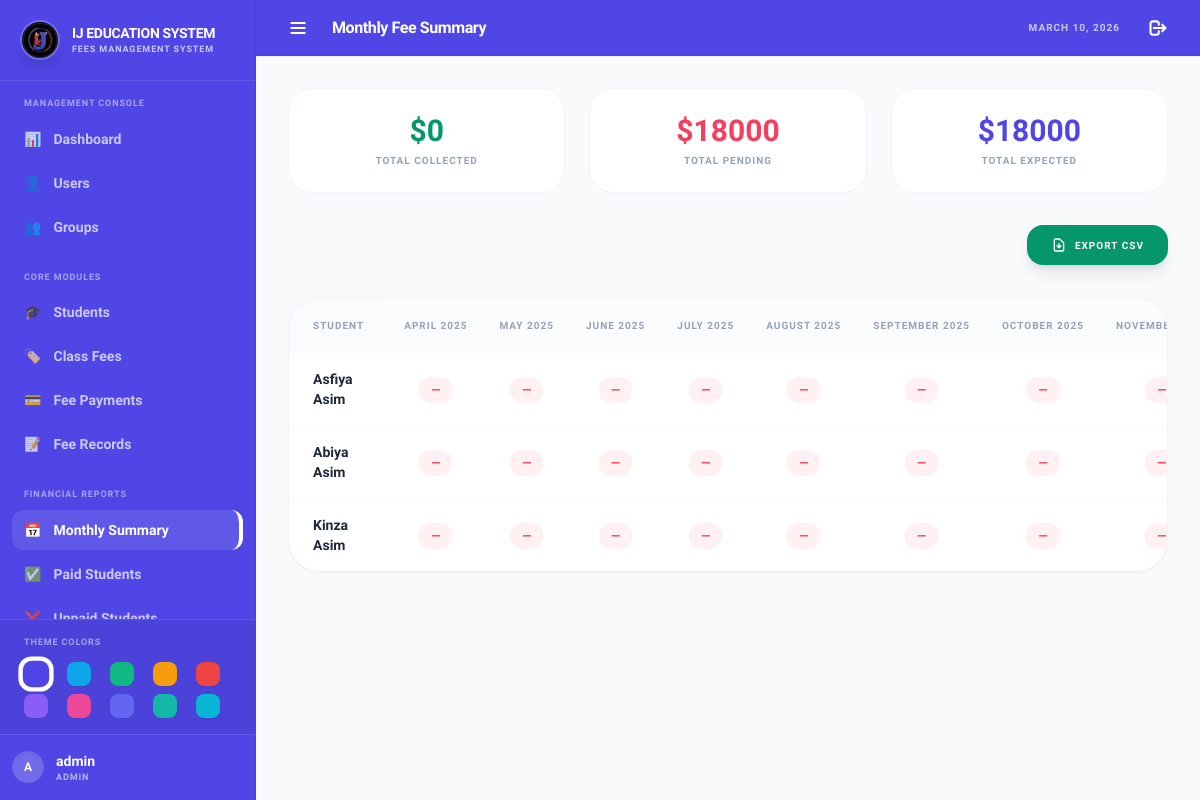
Page /monthly-fees/ (signed in) on the earlier database version.
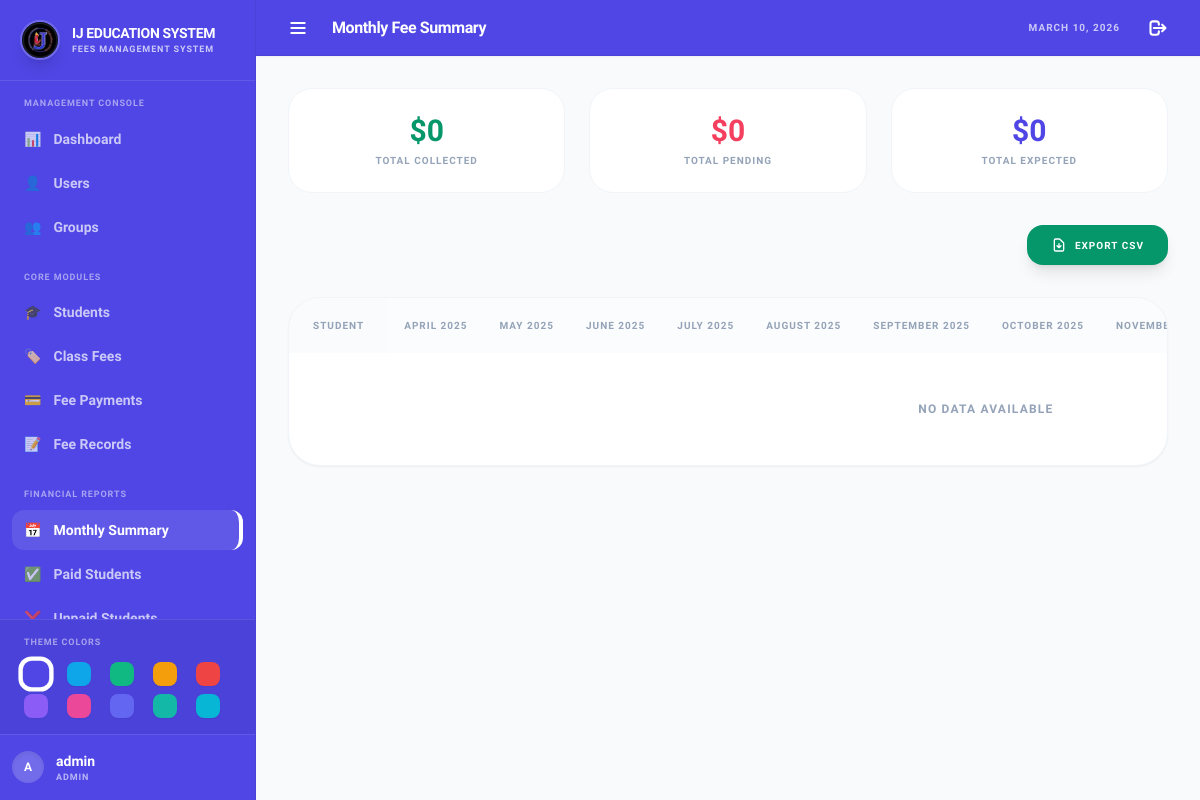
Same page on the later database version.
### fees/models.py (models this page shows, shortened)
class Student(models.Model):
    name = models.CharField(max_length=255)
    roll_no = models.IntegerField(unique=True)
    student_class = models.CharField(max_length=64)
    total_fees = models.DecimalField(max_digits=10, decimal_places=2)
    manual_fee = models.DecimalField(max_digits=10, decimal_places=2, null=True, blank=True)
    father_name = models.CharField(max_length=255, blank=True, null=True)
    photo = models.ImageField(upload_to='student_photos/', blank=True, null=True)
    address = models.TextField(blank=True, null=True)
    phone_number = models.CharField(max_length=20, blank=True, null=True)
    is_active = models.BooleanField(default=True)
    created_at = models.DateTimeField(default=timezone.now)
    def get_total_fee(self):
        if self.manual_fee is not None:
            return float(self.manual_fee)
        try:
            cf = ClassFee.objects.get(student_class=self.student_class)
            return float(cf.fee_amount)
        except ClassFee.DoesNotExist:
            return float(self.total_fees)

### fees/views.py (the view, shortened to what this page needs)
# urls.py: path('monthly-fees/', views.monthly_fees, name='monthly_fees'),
@login_required
def monthly_fees(request):
    now = datetime.now()
    y, m = now.year, now.month
    start_date = date(y, m, 1) - timedelta(days=330)
    y, m = start_date.year, start_date.month
    months = []
    for _ in range(12):
        label = date(y, m, 1).strftime('%B %Y')
        months.append({'year': y, 'month': m, 'label': label})
        if m == 12: m = 1; y += 1
        else: m += 1
    students = Student.objects.all()
    table = []
    for student in students:
        row = {'student': student, 'amounts': []}
        for mo in months:
            payment_sum = FeePayment.objects.filter(student=student, date__year=mo['year'], date__month=mo['month']).aggregate(total=Sum('amount'))['total']
            if payment_sum:
                row['amounts'].append(float(payment_sum))
            else:
                try:
                    record = FeeRecord.objects.get(student=student, month=mo['label'])
                    if record.status == 'Paid':
                        cf = ClassFee.objects.filter(student_class=student.student_class).first()
                        row['amounts'].append(float(cf.fee_amount if cf else student.total_fees))
                    else: row['amounts'].append(None)
                except FeeRecord.DoesNotExist: row['amounts'].append(None)
        table.append(row)
    current = months[-1]
    students = Student.objects.filter(is_active=True)
    total_expected = sum(float(s.get_total_fee()) for s in students)
    total_collected = float(FeePayment.objects.filter(date__year=current['year'], date__month=current['month']).aggregate(total=Sum('amount'))['total'] or 0)
    total_pending = total_expected - total_collected
    return render(request, 'fees/monthly_fees.html', {
        'months': months, 'table': table, 'total_expected': total_expected, 'total_collected': total_collected, 'total_pending': total_pending,
    })

### fees/templates/fees/monthly_fees.html (shortened to what this page needs)
{% extends 'fees/base.html' %}
{% block header_title %}Monthly Fee Summary{% endblock %}
{% block content %}
<div class="space-y-8">
    <div class="grid grid-cols-1 md:grid-cols-3 gap-6">
        <div class="card text-center">
            <div class="text-3xl font-black text-emerald-600">${{ total_collected|floatformat:0 }}</div>
            <div class="text-[10px] font-black text-slate-400 uppercase tracking-widest mt-1">Total Collected</div>
        </div>
        <div class="card text-center">
            <div class="text-3xl font-black text-rose-500">${{ total_pending|floatformat:0 }}</div>
            <div class="text-[10px] font-black text-slate-400 uppercase tracking-widest mt-1">Total Pending</div>
        </div>
        <div class="card text-center">
            <div class="text-3xl font-black text-indigo-600">${{ total_expected|floatformat:0 }}</div>
            <div class="text-[10px] font-black text-slate-400 uppercase tracking-widest mt-1">Total Expected</div>
        </div>
    </div>
    <div class="flex justify-end">
        <a href="?export=csv" class="px-6 py-3 bg-emerald-600 hover:bg-slate-900 text-white rounded-2xl font-black text-[10px] uppercase tracking-widest transition-all shadow-lg flex items-center gap-2">
            <svg class="w-4 h-4" fill="none" stroke="currentColor" viewBox="0 0 24 24"><path stroke-linecap="round" stroke-linejoin="round" stroke-width="2" d="M12 10v6m0 0l-3-3m3 3l3-3m2 8H7a2 2 0 01-2-2V5a2 2 0 012-2h5.586a1 1 0 01.707.293l5.414 5.414a1 1 0 01.293.707V19a2 2 0 01-2 2z"></path></svg>
            Export CSV
        </a>
    </div>
    <div class="bg-white border border-slate-100 rounded-[32px] overflow-hidden shadow-sm">
        <div class="overflow-x-auto">
            <table class="min-w-full">
                <thead>
                    <tr class="bg-slate-50/50">
                        <th class="px-6 py-5 text-left text-[10px] font-black text-slate-400 uppercase tracking-widest sticky left-0 bg-slate-50/50">Student</th>
                        {% for mo in months %}
                        <th class="px-4 py-5 text-center text-[10px] font-black text-slate-400 uppercase tracking-widest whitespace-nowrap">{{ mo.label }}</th>
                        {% endfor %}
                    </tr>
                </thead>
                <tbody class="divide-y divide-slate-50">
                    {% for row in table %}
                    <tr class="hover:bg-slate-50/50 transition-colors">
                        <td class="px-6 py-4 font-black text-slate-800 text-sm sticky left-0 bg-white">{{ row.student.name }}</td>
                        {% for val in row.amounts %}
                        <td class="px-4 py-4 text-center">
                            {% if val %}
                            <span class="px-3 py-1.5 rounded-xl bg-emerald-50 text-emerald-700 font-black text-xs">${{ val|floatformat:0 }}</span>
                            {% else %}
                            <span class="px-3 py-1.5 rounded-xl bg-rose-50 text-rose-500 font-black text-xs">—</span>
                            {% endif %}
                        </td>
                        {% endfor %}
                    </tr>
                    {% empty %}
                    <tr><td colspan="20" class="px-6 py-12 text-center text-slate-400 font-bold uppercase tracking-widest text-xs">No data available</td></tr>
                    {% endfor %}
                </tbody>
            </table>
        </div>
    </div>
</div>
{% endblock %}

### fees/templates/fees/base.html (shortened to what the changed rows need)
{% load static %}
<!DOCTYPE html>
<html lang="en">
<head>
    <script src="https://cdn.tailwindcss.com"></script>
</head>
<body x-data="themeManager()" x-init="init()" class="theme-transition"
    :style="'--accent:' + theme + '; --contrast:' + contrast">
    <div class="flex h-screen overflow-hidden">
        <aside :class="open ? 'w-64' : 'w-0'"
            class="flex-shrink-0 h-full theme-transition flex flex-col transition-all duration-300 overflow-hidden z-40 border-r border-black/5"
            :style="'background:' + theme + '; color:' + contrast">
            <div class="flex-1 overflow-y-auto px-3 py-4 space-y-6">
                {% for group in SIDEBAR_CONFIG %}
                <div>
                    <p class="text-[9px] font-black opacity-50 uppercase tracking-widest px-3 mb-2">{{ group.title }}
                    </p>
                    <div class="space-y-1">
                        {% for item in group.items %}
                        <a href="{{ item.url }}"
                            class="flex items-center gap-3 px-3 py-2.5 rounded-xl text-sm font-bold transition-all {% if item.is_active %}nav-active{% else %}opacity-70 hover:opacity-100 hover:bg-white/5{% endif %}">
                            <span>{{ item.icon }}</span>
                            <span>{{ item.label }}</span>
                        </a>
                        {% endfor %}
                    </div>
                </div>
                {% endfor %}
            </div>
        </aside>
        <div class="flex-1 flex flex-col overflow-hidden bg-slate-50">
            <header
                class="h-14 theme-transition border-b border-black/5 flex items-center justify-between px-6 flex-shrink-0 z-30 shadow-sm"
                :style="'background:' + theme + '; color:' + contrast">
                <div class="flex items-center gap-4">
                    <h1 class="text-base font-black tracking-tight">{% block header_title %}Dashboard{% endblock %}</h1>
                </div>
            </header>
            <main class="flex-1 overflow-y-auto p-6 md:p-8">
                {% block content %}{% endblock %}
            </main>
        </div>
    </div>
</body>
</html>

Differences in the rows shown:
removed Student: student.name "Asfiya Asim"
removed Student: student.name "Abiya Asim"
removed Student: student.name "Kinza Asim"
Other differences:
{{ total_pending|floatformat:0 }}: "18000" → "0"
{{ total_expected|floatformat:0 }}: "18000" → "0"
text now shown: "NO DATA AVAILABLE"
